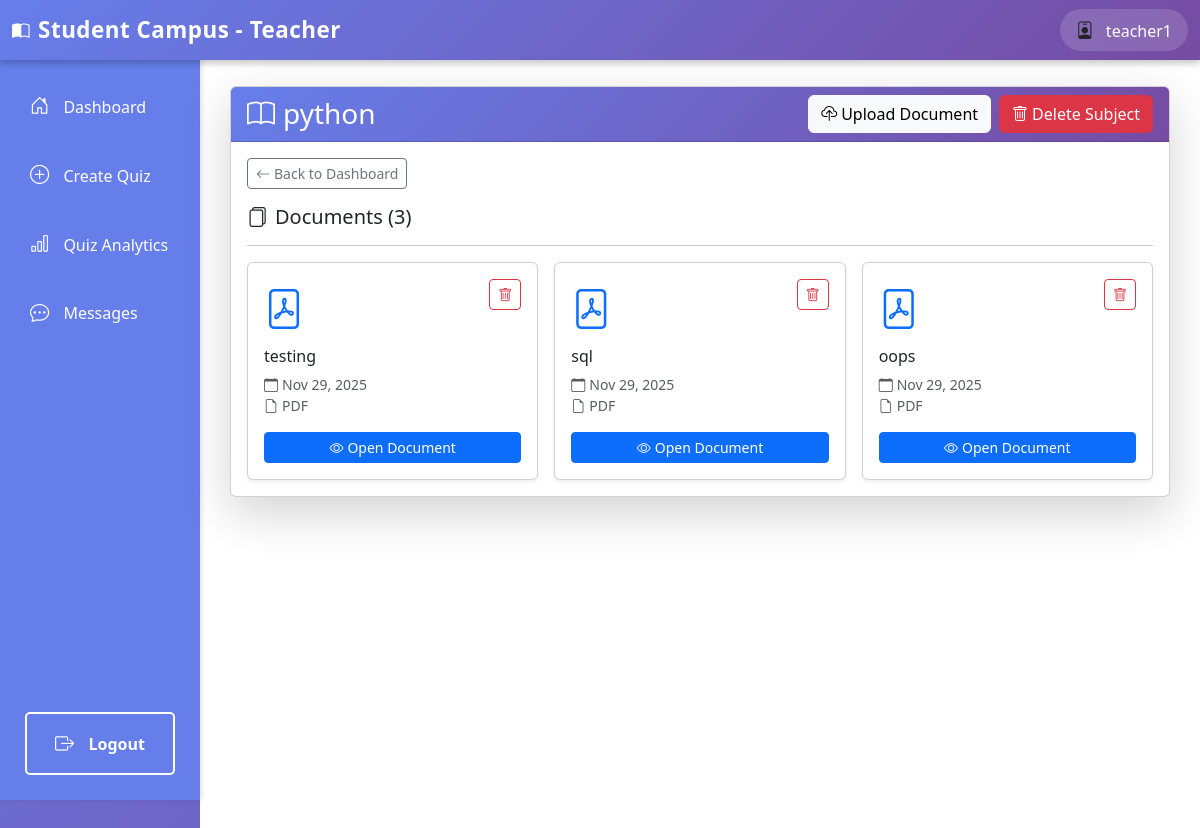
Page /teacher/subject/1/ (signed in) on the earlier database version.
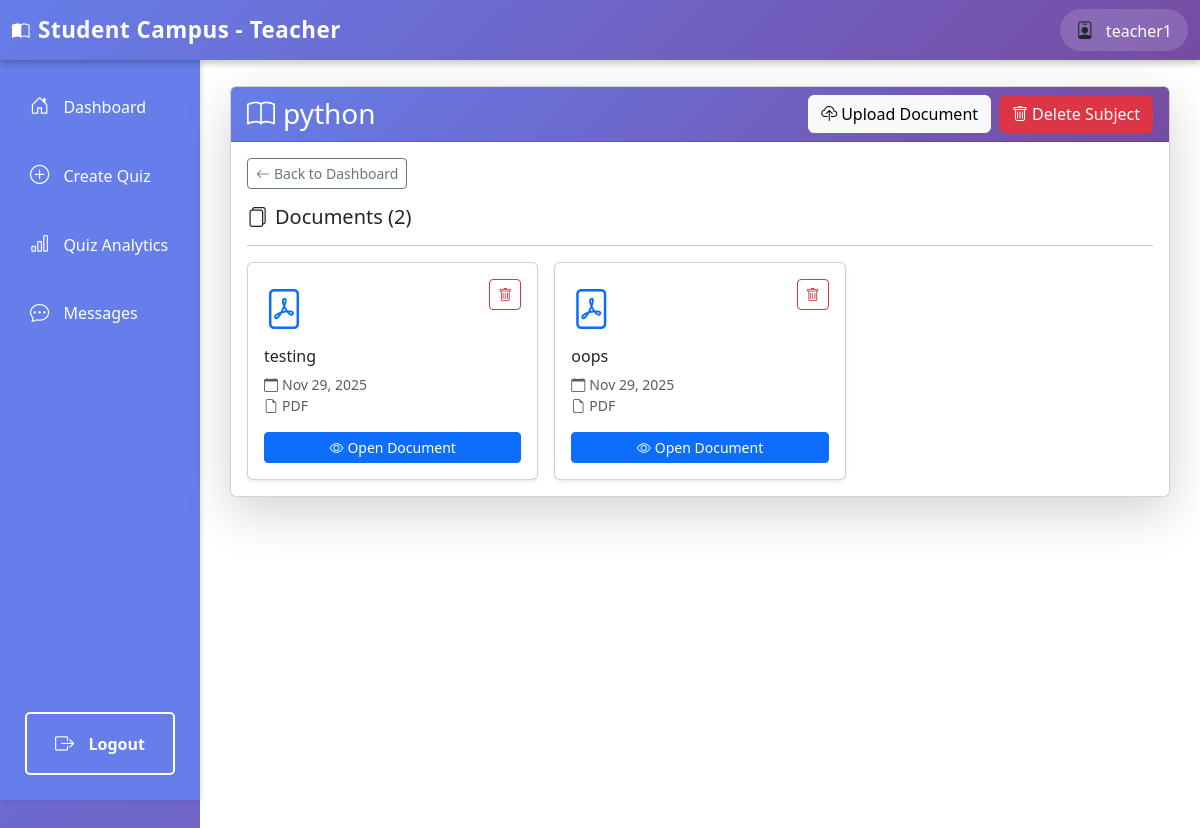
Same page on the later database version.
### teachers/models.py (models this page shows, shortened)
class Subject(models.Model):
    name = models.CharField(max_length=200)
    description = models.TextField(blank=True)
    teacher = models.ForeignKey(User, on_delete=models.CASCADE, related_name='subjects')
    created_at = models.DateTimeField(auto_now_add=True)
    class Meta:
        ordering = ['name']

class PDFNote(models.Model):
    subject = models.ForeignKey(Subject, on_delete=models.CASCADE, related_name='notes')
    title = models.CharField(max_length=200)
    pdf_file = models.FileField(upload_to='notes/%Y/%m/%d/')  # Now supports PDF, DOC, DOCX, PPT, PPTX
    uploaded_by = models.ForeignKey(User, on_delete=models.CASCADE)
    created_at = models.DateTimeField(auto_now_add=True)
    def get_file_extension(self):
        return self.pdf_file.name.split('.')[-1].lower() if self.pdf_file else ''
    def get_file_icon(self):
        ext = self.get_file_extension()
        icons = {
            'pdf': 'bi-file-pdf',
            'doc': 'bi-file-word',
            'docx': 'bi-file-word',
            'ppt': 'bi-file-ppt',
            'pptx': 'bi-file-ppt',
        }
        return icons.get(ext, 'bi-file-earmark')
    class Meta:
        ordering = ['-created_at']

### teachers/views.py (the view)
# urls.py: path('subject/<int:subject_id>/', views.subject_detail, name='teacher_subject_detail'),
@login_required
def subject_detail(request, subject_id):
    if not request.user.is_teacher():
        return HttpResponseForbidden("You don't have permission to access this page.")
    subject = get_object_or_404(Subject, id=subject_id, teacher=request.user)
    notes = subject.notes.all()
    return render(request, 'teachers/subject_detail.html', {'subject': subject, 'notes': notes})

### authentication/models.py (called while the page is built)
    def is_teacher(self):
        return self.role == 'teacher'

### templates/teachers/subject_detail.html (shortened to what this page needs)
{% extends 'teachers/base_teacher.html' %}
{% block teacher_content %}
<div class="row">
    <div class="col-12">
        <div class="card shadow-lg">
            <div class="card-header d-flex justify-content-between align-items-center" style="background: linear-gradient(135deg, #667eea 0%, #764ba2 100%); color: white;">
                <div>
                    <h3 class="mb-0"><i class="bi bi-book me-2"></i>{{ subject.name }}</h3>
                </div>
                <div class="d-flex gap-2">
                    <a href="{% url 'upload_pdf' subject.id %}" class="btn btn-light">
                        <i class="bi bi-cloud-upload me-1"></i>Upload Document
                    </a>
                    <button class="btn btn-danger" onclick="confirmDeleteSubject()">
                        <i class="bi bi-trash me-1"></i>Delete Subject
                    </button>
                </div>
            </div>
            <div class="card-body">
                <a href="{% url 'teacher_dashboard' %}" class="btn btn-sm btn-outline-secondary mb-3">
                    <i class="bi bi-arrow-left me-1"></i>Back to Dashboard
                </a>
                <h5><i class="bi bi-files me-2"></i>Documents ({{ notes.count }})</h5>
                <hr>
                {% if notes %}
                    <div class="row g-3">
                        {% for note in notes %}
                            <div class="col-md-6 col-lg-4">
                                <div class="card h-100 shadow-sm hover-shadow">
                                    <div class="card-body">
                                        <div class="d-flex justify-content-between align-items-start mb-2">
                                            <i class="{{ note.get_file_icon }} text-primary" style="font-size: 2.5rem;"></i>
                                            <button class="btn btn-sm btn-outline-danger"
                                                    data-document-id="{{ note.id }}"
                                                    data-document-title="{{ note.title }}"
                                                    data-delete-url="{% url 'delete_document' note.id %}"
                                                    onclick="confirmDeleteDocument(this)">
                                                <i class="bi bi-trash"></i>
                                            </button>
                                        </div>
                                        <h6 class="card-title">{{ note.title }}</h6>
                                        <p class="card-text small text-muted">
                                            <i class="bi bi-calendar me-1"></i>{{ note.created_at|date:"M d, Y" }}<br>
                                            <i class="bi bi-file-earmark me-1"></i>{{ note.get_file_extension|upper }}
                                        </p>
                                        <a href="{{ note.pdf_file.url }}" target="_blank" class="btn btn-sm btn-primary w-100">
                                            <i class="bi bi-eye me-1"></i>Open Document
                                        </a>
                                    </div>
                                </div>
                            </div>
                        {% endfor %}
                    </div>
                {% else %}
                    <div class="alert alert-info">
                        <i class="bi bi-info-circle me-2"></i>No documents uploaded yet. Click "Upload Document" to add materials for this subject.
                    </div>
                {% endif %}
            </div>
        </div>
    </div>
</div>
{% endblock %}

Differences in the rows shown:
removed PDFNote: title "sql", created_at "Nov 29, 2025", get_file_extension "PDF"
computed for Subject "python": count "3" → "2"
